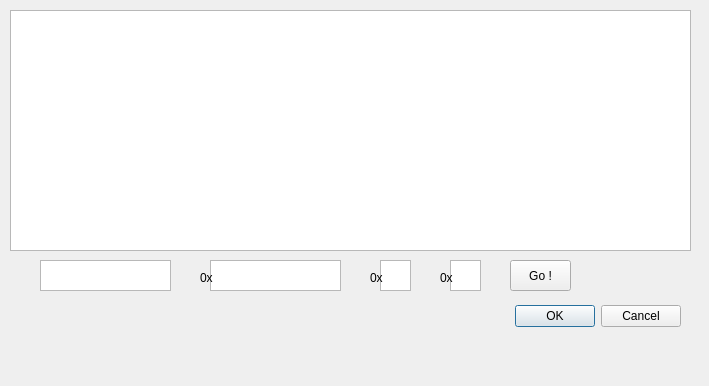
<?xml version="1.0" encoding="UTF-8"?>
<ui version="4.0">
 <class>Sniffer</class>
 <widget class="QDialog" name="Sniffer">
  <property name="geometry">
   <rect>
    <x>0</x>
    <y>0</y>
    <width>709</width>
    <height>386</height>
   </rect>
  </property>
  <property name="windowTitle">
   <string>Dialog</string>
  </property>
  <widget class="QDialogButtonBox" name="buttonBox">
   <property name="geometry">
    <rect>
     <x>30</x>
     <y>300</y>
     <width>651</width>
     <height>32</height>
    </rect>
   </property>
   <property name="orientation">
    <enum>Qt::Horizontal</enum>
   </property>
   <property name="standardButtons">
    <set>QDialogButtonBox::Cancel|QDialogButtonBox::Ok</set>
   </property>
  </widget>
  <widget class="QTableView" name="snifferTableView">
   <property name="geometry">
    <rect>
     <x>10</x>
     <y>10</y>
     <width>681</width>
     <height>241</height>
    </rect>
   </property>
  </widget>
  <widget class="QTextEdit" name="snifferEdit_ID">
   <property name="geometry">
    <rect>
     <x>40</x>
     <y>260</y>
     <width>131</width>
     <height>31</height>
    </rect>
   </property>
  </widget>
  <widget class="QTextEdit" name="snifferEdit_Type">
   <property name="geometry">
    <rect>
     <x>210</x>
     <y>260</y>
     <width>131</width>
     <height>31</height>
    </rect>
   </property>
  </widget>
  <widget class="QTextEdit" name="snifferEdit_M1">
   <property name="geometry">
    <rect>
     <x>380</x>
     <y>260</y>
     <width>31</width>
     <height>31</height>
    </rect>
   </property>
  </widget>
  <widget class="QPushButton" name="pushButtonGo">
   <property name="geometry">
    <rect>
     <x>510</x>
     <y>260</y>
     <width>61</width>
     <height>31</height>
    </rect>
   </property>
   <property name="text">
    <string>Go !</string>
   </property>
  </widget>
  <widget class="QTextEdit" name="snifferEdit_M2">
   <property name="geometry">
    <rect>
     <x>450</x>
     <y>260</y>
     <width>31</width>
     <height>31</height>
    </rect>
   </property>
  </widget>
  <widget class="QLabel" name="label">
   <property name="geometry">
    <rect>
     <x>200</x>
     <y>270</y>
     <width>16</width>
     <height>16</height>
    </rect>
   </property>
   <property name="text">
    <string>0x</string>
   </property>
  </widget>
  <widget class="QLabel" name="label_2">
   <property name="geometry">
    <rect>
     <x>370</x>
     <y>270</y>
     <width>16</width>
     <height>16</height>
    </rect>
   </property>
   <property name="text">
    <string>0x</string>
   </property>
  </widget>
  <widget class="QLabel" name="label_3">
   <property name="geometry">
    <rect>
     <x>440</x>
     <y>270</y>
     <width>16</width>
     <height>16</height>
    </rect>
   </property>
   <property name="text">
    <string>0x</string>
   </property>
  </widget>
 </widget>
 <resources/>
 <connections>
  <connection>
   <sender>buttonBox</sender>
   <signal>accepted()</signal>
   <receiver>Sniffer</receiver>
   <slot>accept()</slot>
   <hints>
    <hint type="sourcelabel">
     <x>248</x>
     <y>254</y>
    </hint>
    <hint type="destinationlabel">
     <x>157</x>
     <y>274</y>
    </hint>
   </hints>
  </connection>
  <connection>
   <sender>buttonBox</sender>
   <signal>rejected()</signal>
   <receiver>Sniffer</receiver>
   <slot>reject()</slot>
   <hints>
    <hint type="sourcelabel">
     <x>316</x>
     <y>260</y>
    </hint>
    <hint type="destinationlabel">
     <x>286</x>
     <y>274</y>
    </hint>
   </hints>
  </connection>
 </connections>
</ui>
